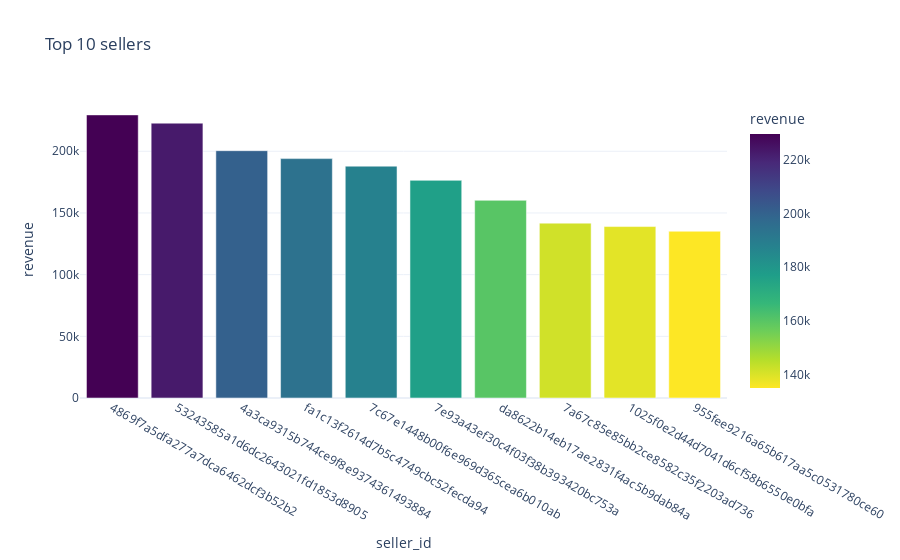

The code cell stored with this chart in its notebook:
### Code cell
fig = px.bar(df.head(10), x = 'seller_id', y = 'revenue', title= 'Top 10 sellers' , 
             color= 'revenue',  color_continuous_scale= 'Viridis_r'
             )
fig.show()

### Figure 1 — Plotly figure (JSON) as saved in the notebook; plotly's stock layout.template omitted (floating-point values rounded to 4 significant figures)
{"data": [{"hovertemplate": "seller_id=%{x}<br>revenue=%{marker.color}<extra></extra>", "legendgroup": "", "marker": {"color": [229500.0, 222800.0, 200500.0, 194000.0, 187900.0, 176400.0, 160200.0, 141700.0, 139000.0, 135200.0], "coloraxis": "coloraxis", "pattern": {"shape": ""}}, "name": "", "orientation": "v", "showlegend": false, "textposition": "auto", "type": "bar", "x": ["4869f7a5dfa277a7dca6462dcf3b52b2", "53243585a1d6dc2643021fd1853d8905", "4a3ca9315b744ce9f8e9374361493884", "fa1c13f2614d7b5c4749cbc52fecda94", "7c67e1448b00f6e969d365cea6b010ab", "7e93a43ef30c4f03f38b393420bc753a", "da8622b14eb17ae2831f4ac5b9dab84a", "7a67c85e85bb2ce8582c35f2203ad736", "1025f0e2d44d7041d6cf58b6550e0bfa", "955fee9216a65b617aa5c0531780ce60"], "xaxis": "x", "y": [229500.0, 222800.0, 200500.0, 194000.0, 187900.0, 176400.0, 160200.0, 141700.0, 139000.0, 135200.0], "yaxis": "y"}], "layout": {"barmode": "relative", "coloraxis": {"colorbar": {"title": {"text": "revenue"}}, "colorscale": [[0, "#fde725"], [0.1111, "#b5de2b"], [0.2222, "#6ece58"], [0.3333, "#35b779"], [0.4444, "#1f9e89"], [0.5556, "#26828e"], [0.6667, "#31688e"], [0.7778, "#3e4989"], [0.8889, "#482878"], [1, "#440154"]]}, "legend": {"tracegroupgap": 0}, "title": {"text": "Top 10 sellers"}, "xaxis": {"anchor": "y", "domain": [0, 1], "title": {"text": "seller_id"}}, "yaxis": {"anchor": "x", "domain": [0, 1], "title": {"text": "revenue"}}}}
